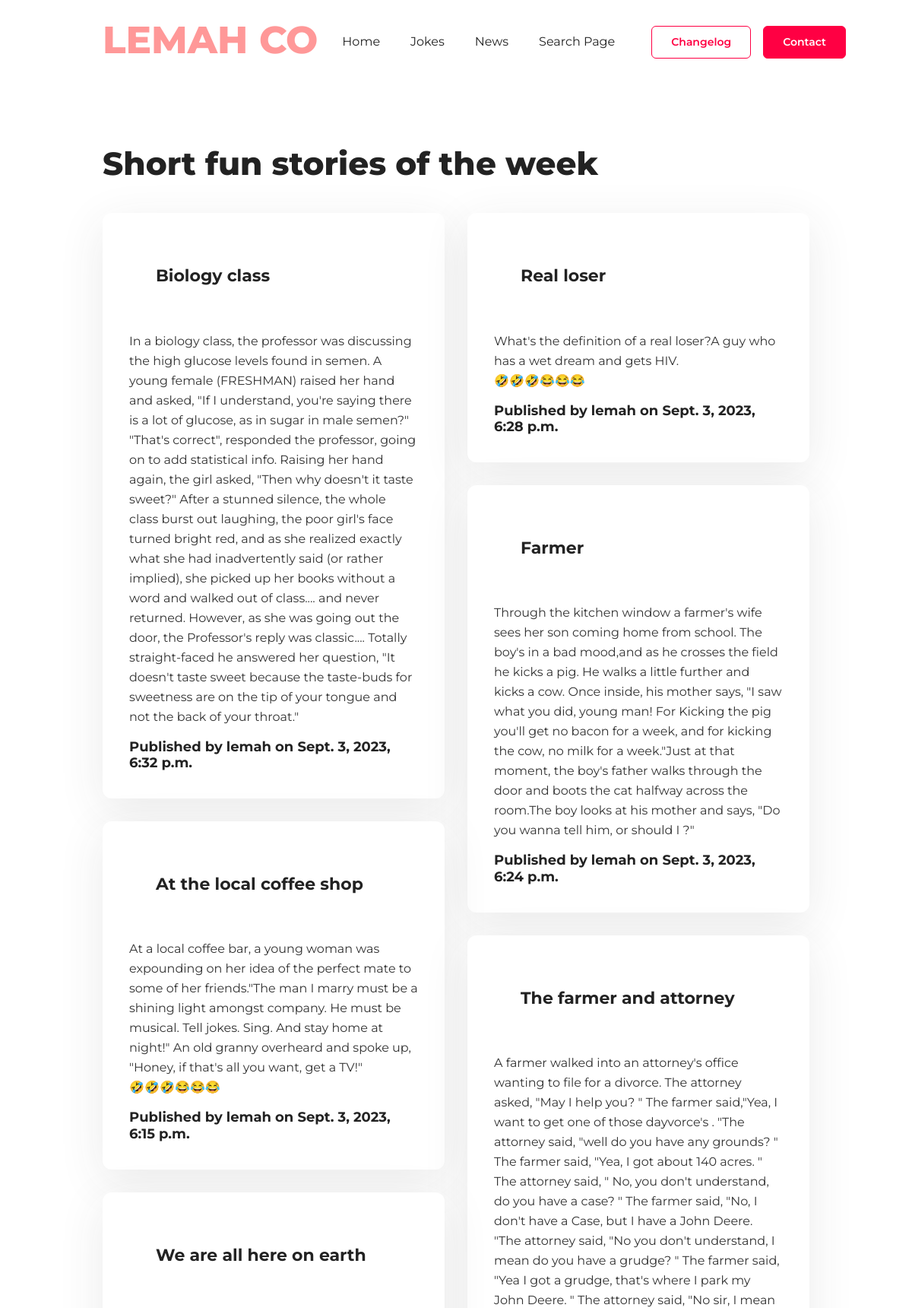
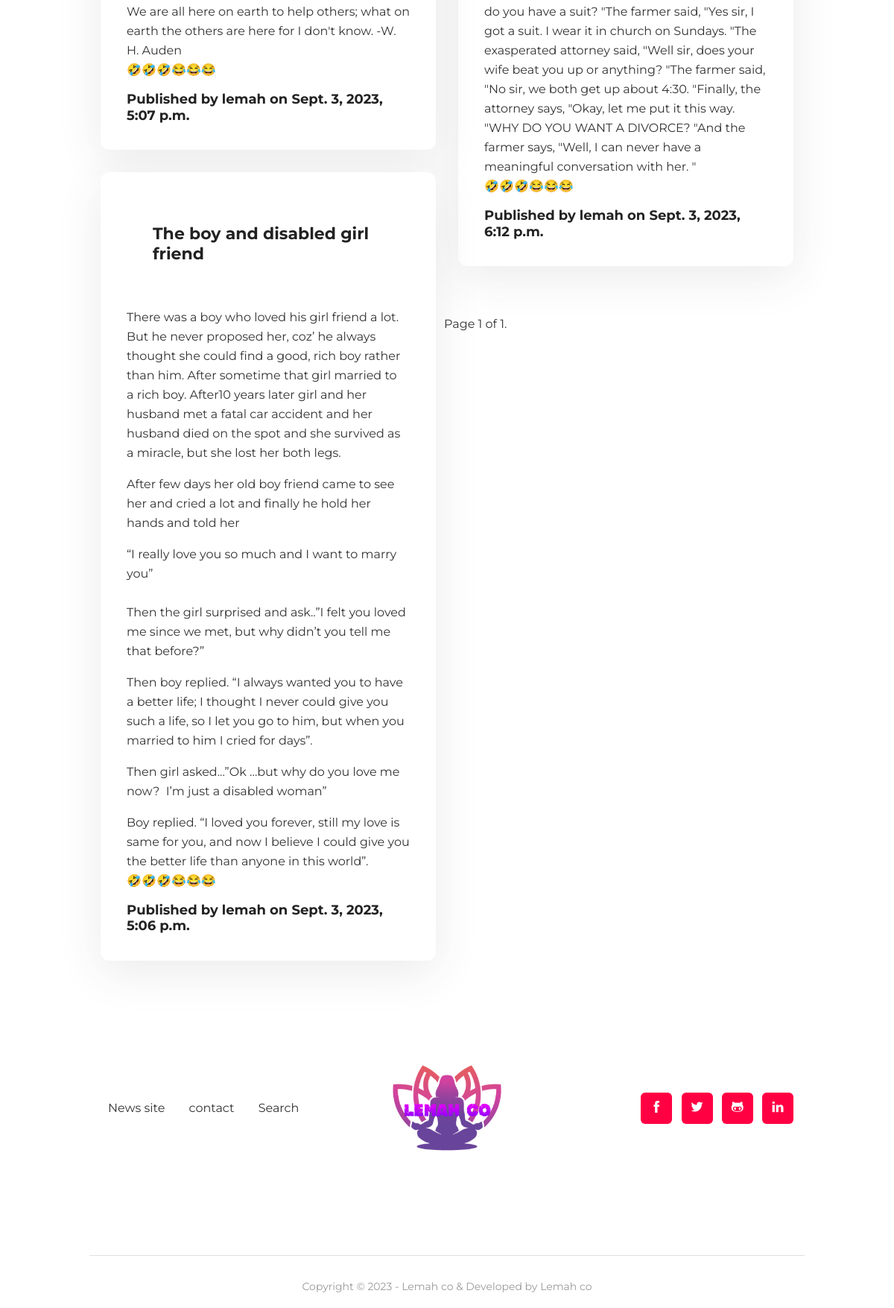
/jokes/jokes/, run on the app's committed database (2 pictures, top to bottom).
### jokes/models.py (models this page shows, shortened)
class Post(models.Model):
    STATUS = (
        (0, "draft"),
        (1, "Published")
    )
    title = models.CharField(max_length=250)
    slug = models.SlugField(max_length=250,
                            unique=True, blank=True)
    author = models.ForeignKey(User,
                              on_delete=models.CASCADE,
                              related_name='jokes_posts')
    body = models.TextField()
    publish = models.DateTimeField(default=timezone.now)
    created = models.DateTimeField(auto_now_add=True)
    updated = models.DateTimeField(auto_now=True)
    status = models.IntegerField(choices=STATUS, default=0)
    class Meta:
        ordering = ('-publish',)

### jokes/views.py (the view)
# urls.py: path('jokes/', views.PostListView.as_view(), name='post_list'),
class PostListView(ListView):
    queryset = Post.objects.filter(status=1).order_by('-publish')
    context_object_name = 'posts'
    paginate_by = 20
    template_name = 'list.html'

### jokes/templates/list.html (shortened to what this page needs)
{% extends "base.html" %}
{% block content %}
  <section class="section pb-0">
   <div class="container">
      <h2 class="section-title">Short fun stories of the week</h2>
      <div class="columns masonry-wrapper">
         {% for post in posts %}
         <div class="column is-6-desktop">
            <div class="card card-lg">
               <div class="card-body">
                  <h3 class="card-body h5">{{ post.title }}</h3>
                  <p class="card-text content">{{ post.body|linebreaks }}</p>
                  <h4 class="card-text h6">Published by {{ post.author }} on {{ post.publish }}</h4>
               </div>
            </div>
         </div>
         {% endfor %}
         {% include "pagination.html" with page=page_obj %}
{% endblock %}

### static/css/style.css (style rules this page uses)
body { font-family: "Montserrat", sans-serif; -webkit-font-smoothing: antialiased; font-size: 16px; line-height: 1.6; color: #333; }
p, .paragraph { font-weight: 400; color: #333; font-size: 16px; line-height: 26px; font-family: "Montserrat", sans-serif; margin-bottom: 1rem; }
h1, h2, h3, h4, h5, h6 { color: #222; font-family: "Montserrat", sans-serif; font-weight: 700; line-height: 1.2; }
h2, .h2 { font-size: 42px; font-weight: 800; }
h3, .h3 { font-size: 32px; }
h4, .h4 { font-size: 26px; }
h5, .h5 { font-size: 22px; }
h6, .h6 { font-size: 18px; }
html { overflow-x: initial !important; overflow-y: initial !important; }
body { background-color: #fff; overflow-x: hidden; }
.section { padding-top: 80px; padding-bottom: 80px; padding-left: 0; padding-right: 0; }
.section-title { margin-bottom: 40px; }
.rounded, .card-icon, .card { border-radius: 12px !important; }
.shadow, .card, .search-wrapper .input, .navigation.nav-bg { box-shadow: 0px 15px 60px rgba(62, 62, 62, 0.102) !important; }
.container, .container-fluid { padding-left: 15px; padding-right: 15px; }
.column { padding: 15px; }
.columns { margin-left: -15px; margin-right: -15px; margin-top: -15px; }
.columns:last-child { margin-bottom: -15px; }
body, button, input, optgroup, select, textarea { font-family: "Montserrat", sans-serif; }
.card { transition: 0.2s ease; border: 0; }
.card-lg .card-body { padding: 35px; }
.card-text { margin-bottom: 0; }
.card-body { padding: 25px; }

### data on the page
Post: title "Biology class", body "In a biology class, the professor was discussing the high glucose levels found in semen. A young female (FRESHMAN) raised her hand and asked, \"If I understand, you're saying there is a lot of glucose, as in sugar in male semen?\" \"That's correct\", responded the professor, going on to add statistical info. Raising her hand again, the girl asked, \"Then why doesn't it taste sweet?\" After a stunned silence, the whole class burst out laughing, the poor girl's face turned bright red, and as she realized exactly what she had inadvertently said (or rather implied), she picked up her books without a word and walked out of class.... and never returned. However, as she was going out the door, the…", author "lemah", publish "Sept. 3, 2023, 6:32 p.m."
Post: title "Real loser", body "What's the definition of a real loser?A guy who has a wet dream and gets HIV. 🤣🤣🤣😂😂😂", author "lemah", publish "Sept. 3, 2023, 6:28 p.m."
Post: title "Farmer", body "Through the kitchen window a farmer's wife sees her son coming home from school. The boy's in a bad mood,and as he crosses the field he kicks a pig. He walks a little further and kicks a cow. Once inside, his mother says, \"I saw what you did, young man! For Kicking the pig you'll get no bacon for a week, and for kicking the cow, no milk for a week.\"Just at that moment, the boy's father walks through the door and boots the cat halfway across the room.The boy looks at his mother and says, \"Do you wanna tell him, or should I ?\"", author "lemah", publish "Sept. 3, 2023, 6:24 p.m."
Post: title "At the local coffee shop", body "At a local coffee bar, a young woman was expounding on her idea of the perfect mate to some of her friends.\"The man I marry must be a shining light amongst company. He must be musical. Tell jokes. Sing. And stay home at night!\" An old granny overheard and spoke up, \"Honey, if that's all you want, get a TV!\" 🤣🤣🤣😂😂😂", author "lemah", publish "Sept. 3, 2023, 6:15 p.m."
Post: title "The farmer and attorney", body "A farmer walked into an attorney's office wanting to file for a divorce. The attorney asked, \"May I help you? \" The farmer said,\"Yea, I want to get one of those dayvorce's . \"The attorney said, \"well do you have any grounds? \" The farmer said, \"Yea, I got about 140 acres. \" The attorney said, \" No, you don't understand, do you have a case? \" The farmer said, \"No, I don't have a Case, but I have a John Deere. \"The attorney said, \"No you don't understand, I mean do you have a grudge? \" The farmer said, \"Yea I got a grudge, that's where I park my John Deere. \" The attorney said, \"No sir, I mean do you have a suit? \"The farmer said, \"Yes sir, I got a suit. I wear it in church on Sundays. \"The…", author "lemah", publish "Sept. 3, 2023, 6:12 p.m."
Post: title "We are all here on earth", body "We are all here on earth to help others; what on earth the others are here for I don't know. -W. H. Auden 🤣🤣🤣😂😂😂", author "lemah", publish "Sept. 3, 2023, 5:07 p.m."
Post: title "The boy and disabled girl friend", body "There was a boy who loved his girl friend a lot. But he never proposed her, coz’ he always thought she could find a good, rich boy rather than him. After sometime that girl married to a rich boy. After10 years later girl and her husband met a fatal car accident and her husband died on the spot and she survived as a miracle, but she lost her both legs. After few days her old boy friend came to see her and cried a lot and finally he hold her hands and told her “I really love you so much and I want to marry you” Then the girl surprised and ask..”I felt you loved me since we met, but why didn’t you tell me that before?” Then boy replied. “I always wanted you to have a better life; I thought I…", author "lemah", publish "Sept. 3, 2023, 5:06 p.m."

### other printed values
{{ page.number }} "1"
{{ page.paginator.num_pages }} "1"
